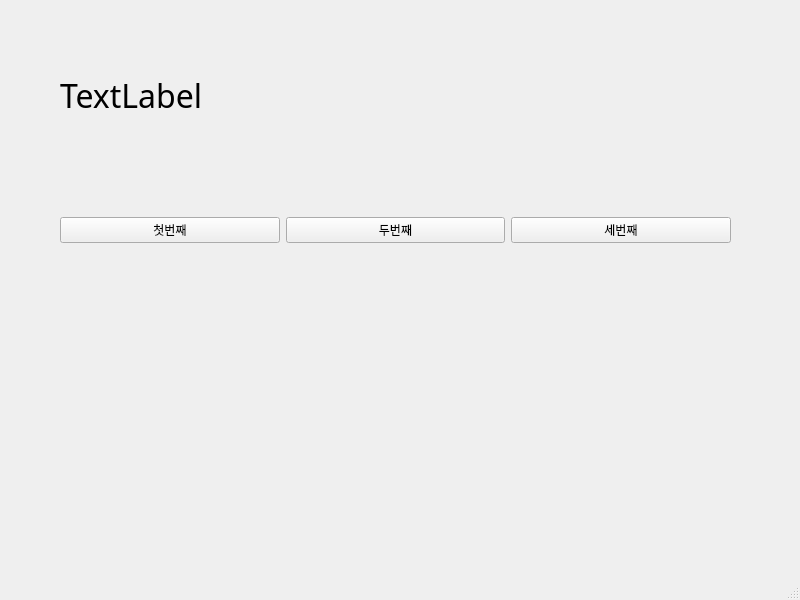
<?xml version="1.0" encoding="UTF-8"?>
<ui version="4.0">
 <class>MainWindow</class>
 <widget class="QMainWindow" name="MainWindow">
  <property name="geometry">
   <rect>
    <x>0</x>
    <y>0</y>
    <width>800</width>
    <height>600</height>
   </rect>
  </property>
  <property name="windowTitle">
   <string>MainWindow</string>
  </property>
  <widget class="QWidget" name="centralwidget">
   <widget class="QWidget" name="horizontalLayoutWidget">
    <property name="geometry">
     <rect>
      <x>60</x>
      <y>190</y>
      <width>671</width>
      <height>80</height>
     </rect>
    </property>
    <layout class="QHBoxLayout" name="horizontalLayout">
     <item>
      <widget class="QPushButton" name="pushButton_3">
       <property name="text">
        <string>첫번째</string>
       </property>
      </widget>
     </item>
     <item>
      <widget class="QPushButton" name="pushButton_2">
       <property name="text">
        <string>두번째</string>
       </property>
      </widget>
     </item>
     <item>
      <widget class="QPushButton" name="pushButton">
       <property name="text">
        <string>세번째</string>
       </property>
      </widget>
     </item>
    </layout>
   </widget>
   <widget class="QLabel" name="label">
    <property name="geometry">
     <rect>
      <x>60</x>
      <y>60</y>
      <width>671</width>
      <height>71</height>
     </rect>
    </property>
    <property name="font">
     <font>
      <family>맑은 고딕</family>
      <pointsize>24</pointsize>
     </font>
    </property>
    <property name="text">
     <string>TextLabel</string>
    </property>
   </widget>
  </widget>
  <widget class="QMenuBar" name="menubar">
   <property name="geometry">
    <rect>
     <x>0</x>
     <y>0</y>
     <width>800</width>
     <height>21</height>
    </rect>
   </property>
  </widget>
  <widget class="QStatusBar" name="statusbar"/>
 </widget>
 <resources/>
 <connections>
  <connection>
   <sender>pushButton_3</sender>
   <signal>clicked()</signal>
   <receiver>MainWindow</receiver>
   <slot>firstClick()</slot>
   <hints>
    <hint type="sourcelabel">
     <x>145</x>
     <y>251</y>
    </hint>
    <hint type="destinationlabel">
     <x>181</x>
     <y>323</y>
    </hint>
   </hints>
  </connection>
  <connection>
   <sender>pushButton_2</sender>
   <signal>clicked()</signal>
   <receiver>MainWindow</receiver>
   <slot>secondClick()</slot>
   <hints>
    <hint type="sourcelabel">
     <x>366</x>
     <y>249</y>
    </hint>
    <hint type="destinationlabel">
     <x>417</x>
     <y>320</y>
    </hint>
   </hints>
  </connection>
  <connection>
   <sender>pushButton</sender>
   <signal>clicked()</signal>
   <receiver>MainWindow</receiver>
   <slot>thirdClick()</slot>
   <hints>
    <hint type="sourcelabel">
     <x>582</x>
     <y>246</y>
    </hint>
    <hint type="destinationlabel">
     <x>628</x>
     <y>314</y>
    </hint>
   </hints>
  </connection>
 </connections>
 <slots>
  <slot>firstClick()</slot>
  <slot>secondClick()</slot>
  <slot>thirdClick()</slot>
 </slots>
</ui>
